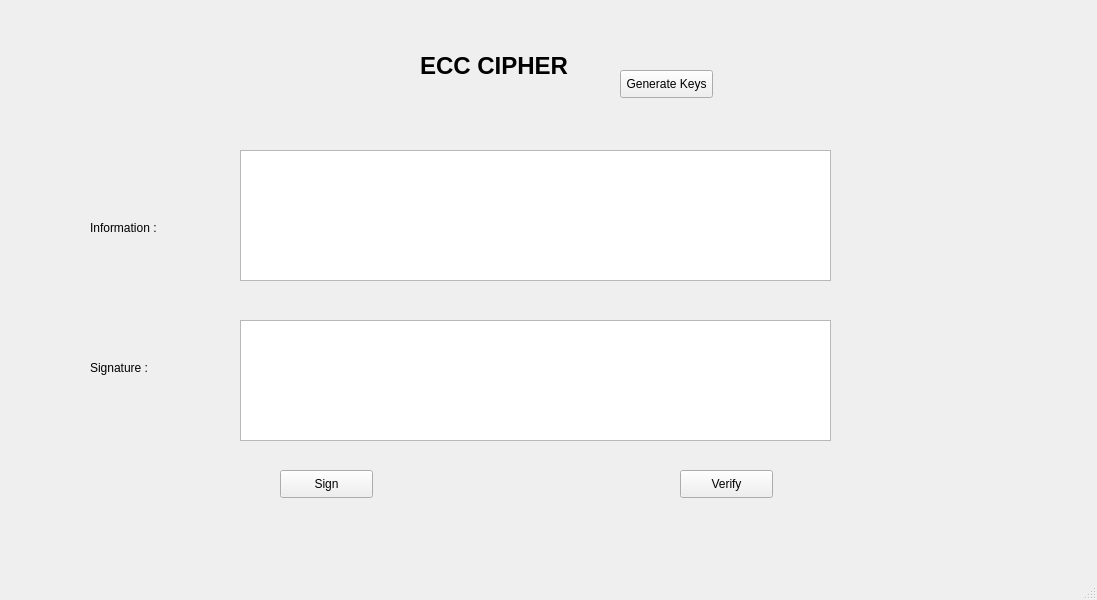
<?xml version="1.0" encoding="UTF-8"?>
<ui version="4.0">
 <class>MainWindow</class>
 <widget class="QMainWindow" name="MainWindow">
  <property name="geometry">
   <rect>
    <x>0</x>
    <y>0</y>
    <width>1097</width>
    <height>600</height>
   </rect>
  </property>
  <property name="windowTitle">
   <string>MainWindow</string>
  </property>
  <widget class="QWidget" name="centralwidget">
   <widget class="QLabel" name="label">
    <property name="geometry">
     <rect>
      <x>420</x>
      <y>40</y>
      <width>201</width>
      <height>51</height>
     </rect>
    </property>
    <property name="font">
     <font>
      <pointsize>18</pointsize>
      <weight>75</weight>
      <bold>true</bold>
     </font>
    </property>
    <property name="text">
     <string>ECC CIPHER</string>
    </property>
   </widget>
   <widget class="QLabel" name="label_2">
    <property name="geometry">
     <rect>
      <x>90</x>
      <y>220</y>
      <width>111</width>
      <height>16</height>
     </rect>
    </property>
    <property name="text">
     <string>Information :</string>
    </property>
   </widget>
   <widget class="QLabel" name="label_3">
    <property name="geometry">
     <rect>
      <x>90</x>
      <y>360</y>
      <width>121</width>
      <height>16</height>
     </rect>
    </property>
    <property name="text">
     <string>Signature :</string>
    </property>
   </widget>
   <widget class="QTextEdit" name="txt_info">
    <property name="geometry">
     <rect>
      <x>240</x>
      <y>150</y>
      <width>591</width>
      <height>131</height>
     </rect>
    </property>
   </widget>
   <widget class="QTextEdit" name="txt_sign">
    <property name="geometry">
     <rect>
      <x>240</x>
      <y>320</y>
      <width>591</width>
      <height>121</height>
     </rect>
    </property>
   </widget>
   <widget class="QPushButton" name="btn_gen_keys">
    <property name="geometry">
     <rect>
      <x>620</x>
      <y>70</y>
      <width>93</width>
      <height>28</height>
     </rect>
    </property>
    <property name="text">
     <string>Generate Keys</string>
    </property>
   </widget>
   <widget class="QPushButton" name="btn_sign">
    <property name="geometry">
     <rect>
      <x>280</x>
      <y>470</y>
      <width>93</width>
      <height>28</height>
     </rect>
    </property>
    <property name="text">
     <string>Sign</string>
    </property>
   </widget>
   <widget class="QPushButton" name="btn_verify">
    <property name="geometry">
     <rect>
      <x>680</x>
      <y>470</y>
      <width>93</width>
      <height>28</height>
     </rect>
    </property>
    <property name="text">
     <string>Verify</string>
    </property>
   </widget>
  </widget>
  <widget class="QMenuBar" name="menubar">
   <property name="geometry">
    <rect>
     <x>0</x>
     <y>0</y>
     <width>1097</width>
     <height>26</height>
    </rect>
   </property>
  </widget>
  <widget class="QStatusBar" name="statusbar"/>
 </widget>
 <resources/>
 <connections/>
</ui>
